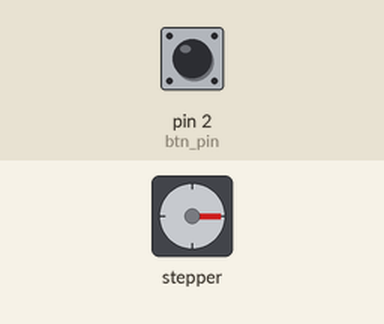
This sketch was run on a simulated Arduino Nano, built with avr-gcc and run on an emulated ATmega328P. Parts: stepper motor. Wiring (inferred from the names in the program): stepper motor driver (200 steps per turn assumed): step pin 9; direction pin 8; enable pin 7. The test bench sets the inputs (shaded band); at power-on: pin 2 (btn_pin) LOW.

Above: at 1.3 s.
1.4 s: pin 2 (btn_pin) pulled HIGH for 0.15 s
At 1.65 s:
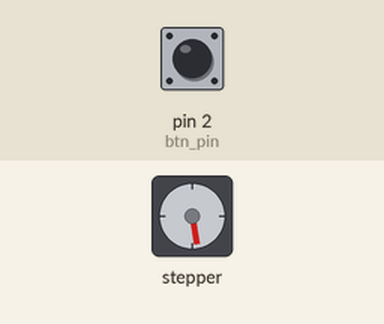
4.4 s: pin 2 (btn_pin) pulled HIGH for 1 s
At 4.65 s:
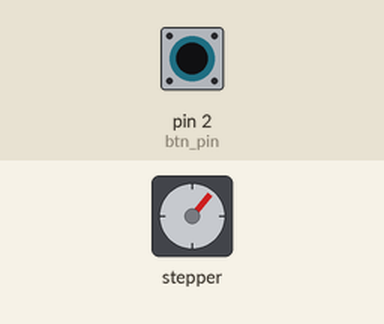
Timing chart, 0 to 20.4 s (numbered marks = the images above; inputs shaded):
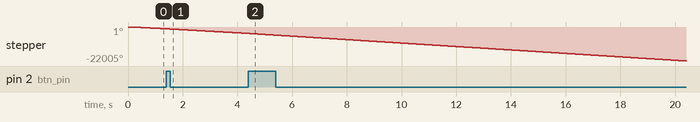

The sketch:

dsr_nema17_GB_ratio_1_14_001.ino
```cpp
/*
Code Version 1 :- increase the speed on clicking the push button (code developed from "dsr_nema17_42hs48_1684_009_02.ino")
---------------- Components Used ----------------
Driver Used  = TB6600
Stepper Used = Nema 17, 45kgcm@20rpm Unknown Series (https://robokits.co.in/motors/stepper-motor/stepper-motor-with-gearbox/nema17-planetary-geared-stepper-motor-45kgcm)
Gear Box = 1:14 Aprox
Micro Step used = 3200SPR ; S1 = 0, S2 = 0, S3 = 1
Current Set = 1.5Amp ; S4 = 1, S5 = 1, S6 = 0
Input Volatge = 12v (8amp) for driver
Arduino = Nano original
12v to 5v buck (for powering Nano)

--------------------------------------------------

-------------- Connections -------------------
TB6600 to Nano
 ENA- , DIR- and PUL-  ->   gnd of arduino
 ENA+                  ->   D7
 DIR+                  ->   D8
 PUL+                  ->   D9

Push Button (10k pull up)to nano on pin D2
-----------------------------------------------


Created on :- 12-02-2026
Created by :- K Madhu Mohan Chary
For code enquiry :- madhu@marutdrones.com

*/

// Used Common cathode setup on driver
const byte pul_pin = 9; //pulse pin
const byte dir_pin = 8; //direction pin
const byte ena_pin = 7; //enable pin

//micro
unsigned long curr_micro = 0;
unsigned long prev_micro = 0;
volatile bool state = HIGH;

volatile int dt_micro = 1000;
volatile int dt_micro_min = 100;//100
volatile int dt_micro_max = 1000;//1000
volatile int dt_micro_factor = 100;

//digital Read from other (nano)
volatile byte btn_pin = 2;
volatile bool btn_val = LOW;


void change_dt_micro()
{
    dt_micro = dt_micro - dt_micro_factor;

    if(dt_micro < dt_micro_min)
    {
      dt_micro = dt_micro_max;
    }
}

void setup() {
  pinMode(pul_pin,OUTPUT);
  pinMode(dir_pin,OUTPUT);
  pinMode(ena_pin,OUTPUT);

  pinMode(btn_pin,INPUT);

  digitalWrite(ena_pin,LOW);
  digitalWrite(dir_pin,LOW);
  Serial.begin(9600);

  delay(100);
  attachInterrupt(digitalPinToInterrupt(btn_pin), change_dt_micro, RISING);

}

void loop()
{
  curr_micro = micros();
  if((curr_micro - prev_micro) >= dt_micro)
  {
      state = !state;
      digitalWrite(pul_pin,state);
      //Serial.println(state);
      //Serial.println(dt_micro);
      prev_micro = curr_micro;
  }

}
```
